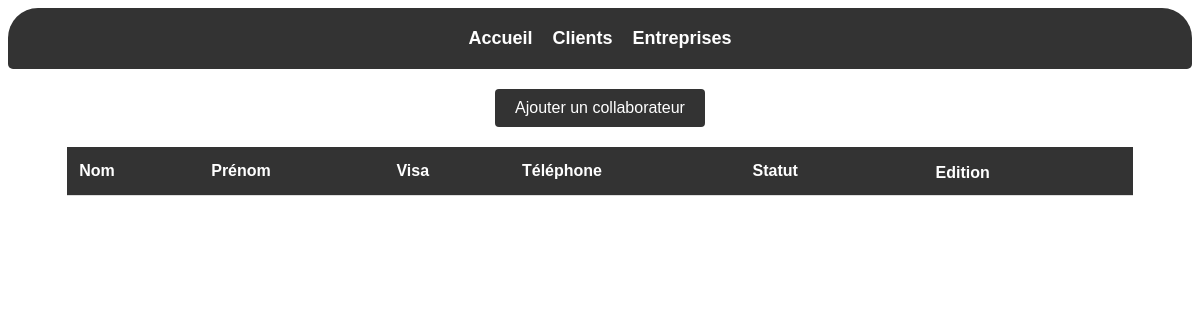
The page /collaborateurs/view_collaborateurs.php on the database as committed earlier.
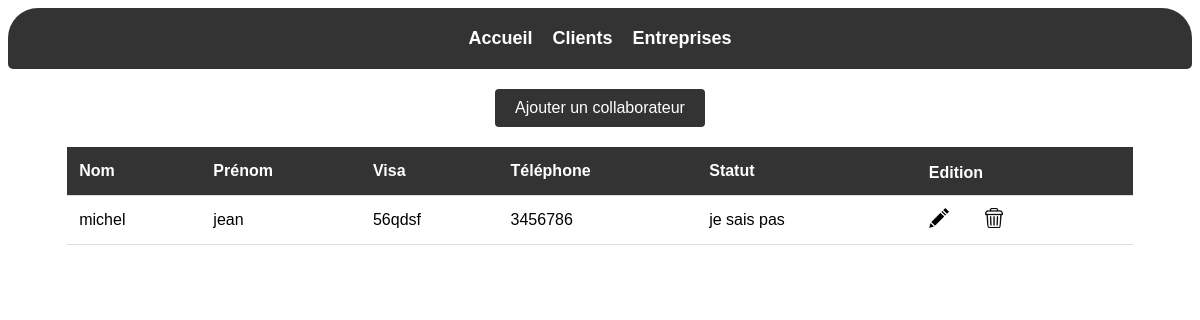
The same page on the database as committed later.
### tables this page shows
CREATE TABLE `collaborateurs` (
  `id_collab` int(11) NOT NULL,
  `nom` varchar(20) NOT NULL,
  `prenom` varchar(20) NOT NULL,
  `visa` varchar(20) NOT NULL,
  `telephone` varchar(20) NOT NULL,
  `statut` varchar(20) NOT NULL
);

### config/commandes.php (called while the page is built, shortened)
<?php
function afficherCollaborateurs()
{
    if (require("connexion.php")) {
        $req = $access->prepare("SELECT * FROM collaborateurs");
        $req->execute();
        $data = $req->fetchAll(PDO::FETCH_OBJ);
        return $data;
    }
}

### collaborateurs/view_collaborateurs.php (the view, shortened to what this page needs)
<?php
require("../config/commandes.php");
$collaborateurs = afficherCollaborateurs();
?>
<!DOCTYPE html>
<html lang="fr">
<head>
    <link rel="stylesheet" type="text/css" href="../style.css" />
</head>
<body>
    <header>
        <nav>
            <ul class="navbar_l">
                <li class="navbar_e"><a class="navbar_a" href="../index.php">Accueil</a></li>
                <li class="navbar_e"><a class="navbar_a" href="../clients/view_clients.php">Clients</a></li>
                <li class="navbar_e"><a class="navbar_a" href="../entreprises/view_entreprises.php">Entreprises</a></li>
            </ul>
        </nav>
    </header>
    <button class="btn-back" onclick="location.href='add_collaborateurs.php'">Ajouter un collaborateur</button>
    <div class="tableauclients">
        <table id="table">
            <thead>
                <tr>
                    <th onclick="sortTable(0)">Nom</th>
                    <th onclick="sortTable(1)">Prénom</th>
                    <th onclick="sortTable(4)">Visa</th>
                    <th onclick="sortTable(2)">Téléphone</th>
                    <th onclick="sortTable(3)">Statut</th>
                    <th>ㅤㅤEdition</th>
                </tr>
            </thead>
            <tbody>
                <?php foreach ($collaborateurs as $collaborateur) : ?>
                    <tr>
                        <td><?= $collaborateur->nom ?></td>
                        <td><?= $collaborateur->prenom ?></td>
                        <td><?= $collaborateur->visa ?></td>
                        <td><?= $collaborateur->telephone ?></td>
                        <td><?= $collaborateur->statut ?></td>
                        <td>
                            <button class="btn-modifier">
                                <a href="edit_collaborateurs.php?id_collab=<?= $collaborateur->id_collab ?>">
                                    <img src="../annexe/logo_edit.png" alt="Modifier" />
                                </a>
                            </button>
                            <button class="btn-supprimer">
                                <a href="../config/commandes.php?action=supprimercollaborateur&id_collab=<?= $collaborateur->id_collab ?>&from_view=true">
                                    <img src="../annexe/logo_suppr.png" alt="Supprimer" />
                                </a>
                            </button>
                        </td>
                    </tr>
                <?php endforeach; ?>
            </tbody>
        </table>
    </div>
</body>
</html>

Rows that differ between the two databases and show on the page:
added collaborateurs: nom "michel", prenom "jean", visa "56qdsf", telephone "3456786", statut "je sais pas"
